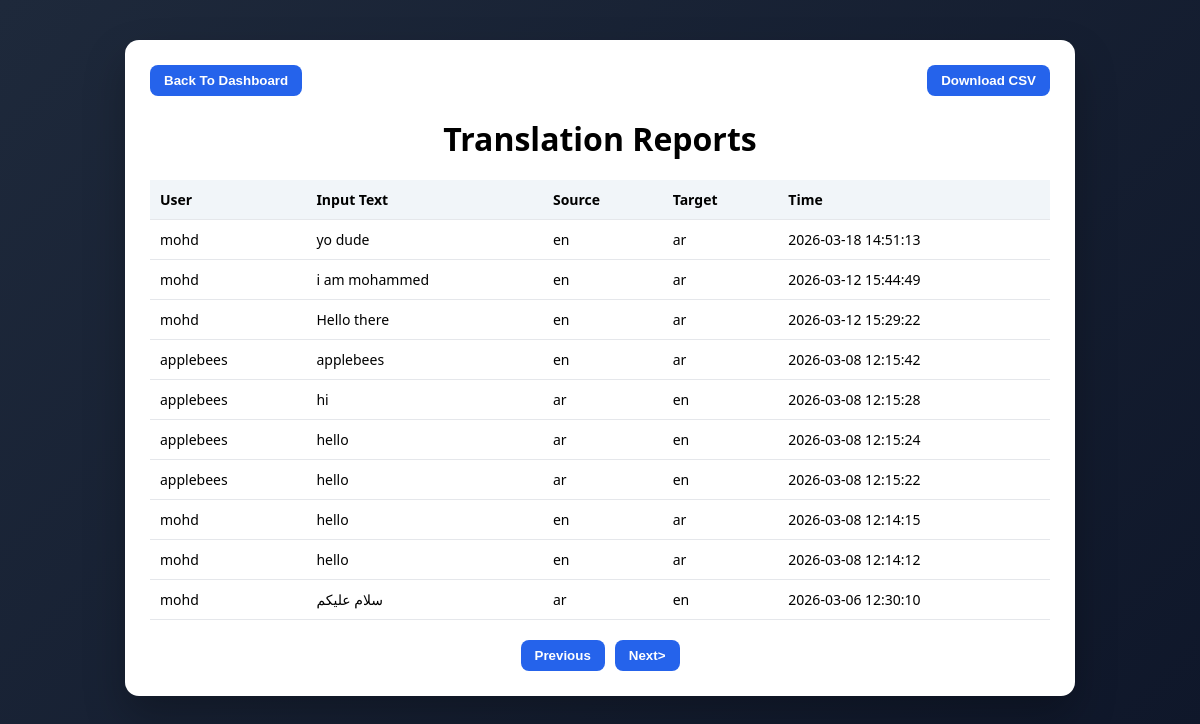
Screenshot of /reports?page=-1 (signed in) with the database file from the repository.
### tables this page shows
CREATE TABLE translation_logs (
      id INTEGER PRIMARY KEY AUTOINCREMENT,
      user_id INTEGER,
      input_text TEXT,
      source TEXT,
      target TEXT,
      timestamp DATETIME DEFAULT CURRENT_TIMESTAMP,
      FOREIGN KEY(user_id) REFERENCES users(id)
    );

CREATE TABLE users (
      id INTEGER PRIMARY KEY AUTOINCREMENT,
      username TEXT UNIQUE NOT NULL,
      email TEXT,
      password TEXT NOT NULL,
      is_admin INTEGER DEFAULT 1
    );

### app.py (the view)
@app.route("/reports")
def reports():
  if session.get("is_admin") != 1:
    return "forbidden", 403
  page = request.args.get("page", 1, type=int)
  per_page = 10
  offset = (page - 1) * per_page
  conn = sqlite3.connect("users.db")
  cursor = conn.cursor()
  cursor.execute("""
    SELECT users.username, translation_logs.input_text,
      translation_logs.source, translation_logs.target,
      translation_logs.timestamp
    FROM translation_logs
    JOIN users ON translation_logs.user_id = users.id
    ORDER BY translation_logs.timestamp DESC
    LIMIT ? OFFSET ?
  """, (per_page, offset))
  logs = cursor.fetchall()
  conn.close()
  return render_template("reports.html", logs=logs, page=page)

### templates/reports.html (shortened to what this page needs)
<!DOCTYPE html>
<html lang="en">
<head>
  <link rel="stylesheet" href="{{ url_for('static', filename='reports.css') }}">
</head>
<body>
<div class="container">
  <div class="top-bar">
    <button onclick="window.location.href='/admin-dashboard'">Back To Dashboard</button>
    <a href="/download-logs">
      <button>Download CSV</button>
    </a>
  </div>
  <h1>Translation Reports</h1>
  <table>
    <thead>
      <tr>
        <th>User</th>
        <th>Input Text</th>
        <th>Source</th>
        <th>Target</th>
        <th>Time</th>
      </tr>
    </thead>
    <tbody>
      {% for log in logs %}
      <tr>
        <td>{{ log[0] }}</td>
        <td>{{ log[1] }}</td>
        <td>{{ log[2] }}</td>
        <td>{{ log[3] }}</td>
        <td>{{ log[4] }}</td>
      </tr>
      {% endfor %}
    </tbody>
  </table>
  <div class="pagination">
    <button onclick="window.location.href='/reports?page={{ page-1 }}'">Previous</button>
    <button onclick="window.location.href='/reports?page={{ page+1 }}'">Next></button>
  </div>
</div>
<body>

### static/reports.css (style rules this page uses)
body { font-family: "Segoe UI", Tahoma, Geneva, Verdana, sans-serif; background: linear-gradient(135deg,#1e293b,#0f172a); margin:0; padding:40px; display:flex; justify-content:center; }
.container { background:white; width:900px; border-radius:14px; padding:25px; box-shadow:0 20px 40px rgba(0,0,0,0.25); }
h1 { text-align:center; margin-bottom:20px; }
table { width:100%; border-collapse:collapse; }
th, td { padding:10px; border-bottom:1px solid #e5e7eb; text-align:left; font-size:14px; }
th { background:#f1f5f9; }
.pagination { margin-top:20px; display:flex; justify-content:center; gap:10px; }
button { padding:8px 14px; border:none; border-radius:8px; background:#2563eb; color:white; font-weight:600; cursor:pointer; }
.top-bar { display:flex; justify-content:space-between; margin-bottom:15px; }

### rows the page displays
translation_logs: username "mohd", input_text "yo dude", source "en", target "ar", timestamp "2026-03-18 14:51:13"
translation_logs: username "mohd", input_text "i am mohammed", source "en", target "ar", timestamp "2026-03-12 15:44:49"
translation_logs: username "mohd", input_text "Hello there", source "en", target "ar", timestamp "2026-03-12 15:29:22"
translation_logs: username "applebees", input_text "applebees", source "en", target "ar", timestamp "2026-03-08 12:15:42"
translation_logs: username "applebees", input_text "hi", source "ar", target "en", timestamp "2026-03-08 12:15:28"
translation_logs: username "applebees", input_text "hello", source "ar", target "en", timestamp "2026-03-08 12:15:24"
translation_logs: username "applebees", input_text "hello", source "ar", target "en", timestamp "2026-03-08 12:15:22"
translation_logs: username "mohd", input_text "hello", source "en", target "ar", timestamp "2026-03-08 12:14:15"
translation_logs: username "mohd", input_text "hello", source "en", target "ar", timestamp "2026-03-08 12:14:12"
translation_logs: username "mohd", input_text "سلام عليكم", source "ar", target "en", timestamp "2026-03-06 12:30:10"
